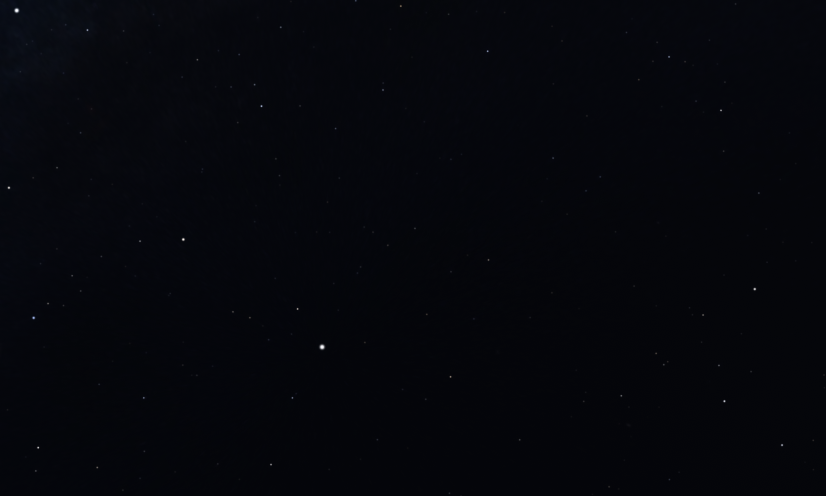
#> input picture imageProcessing/sampleStellarium.png, 826 x 496 px, found by its file name
$ python thresholdAnalysis.py
#> lines starting #> are read from the running program, lines starting #| are printed output that depends on the picture; after the words box and inside, x2 and y2 are one past the last pixel; in counts of white or black regions, pixels touching at a corner belong together
import cv2 as cv
import numpy as np
from matplotlib import pyplot as plt
import tikzplotlib as tp

def tikzplotlib_fix_ncols(obj):
    """
    workaround for matplotlib 3.6 renamed legend's _ncol to _ncols, which breaks tikzplotlib
    """
    if hasattr(obj, "_ncols"):
        obj._ncol = obj._ncols
    for child in obj.get_children():
        tikzplotlib_fix_ncols(child)


# read in image that will be used to test different threshold values
img = cv.imread("test_images\sampleStellarium.png", cv.IMREAD_GRAYSCALE)
#> img: shape (496, 826); min 0, max 255, mean 0.1

# different intensity characteristics
meanIntensity = np.mean(img)
#> meanIntensity = 0.101
stddevIntensity = np.std(img)
#> stddevIntensity = 2.67

# test different threshold approaches
ret,meanThresh = cv.threshold(img, meanIntensity, 255, cv.THRESH_BINARY)
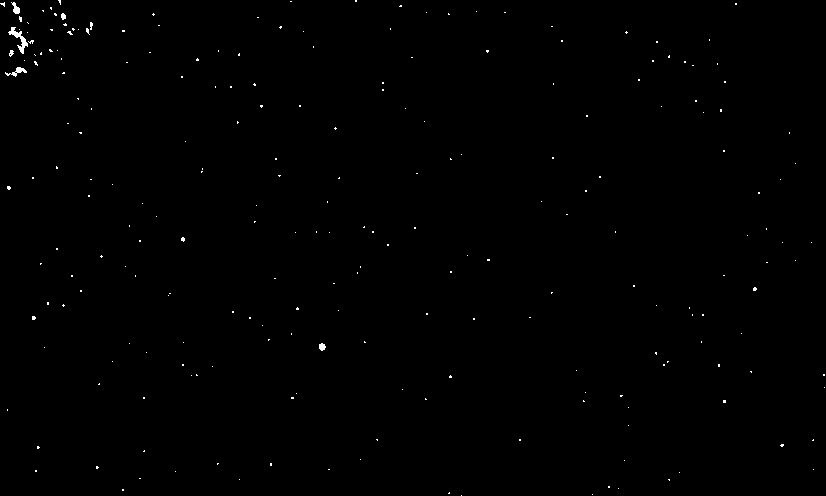
#> meanThresh: shape (496, 826); 0.29% white in thin lines or dots
#> ret = 0
ret,stddevThresh = cv.threshold(img, meanIntensity - stddevIntensity, 255, cv.THRESH_BINARY)
#> stddevThresh: shape (496, 826); every value is 255
#> ret = -3

# apply mean thresholding to image blurred with 3x3 Gaussian
img_blurred = cv.GaussianBlur(img, (3,3), 0)
meanBlurred = np.mean(img_blurred)
#> meanBlurred = 0.101
ret,blurThresh = cv.threshold(img_blurred, meanBlurred, 255, cv.THRESH_BINARY)
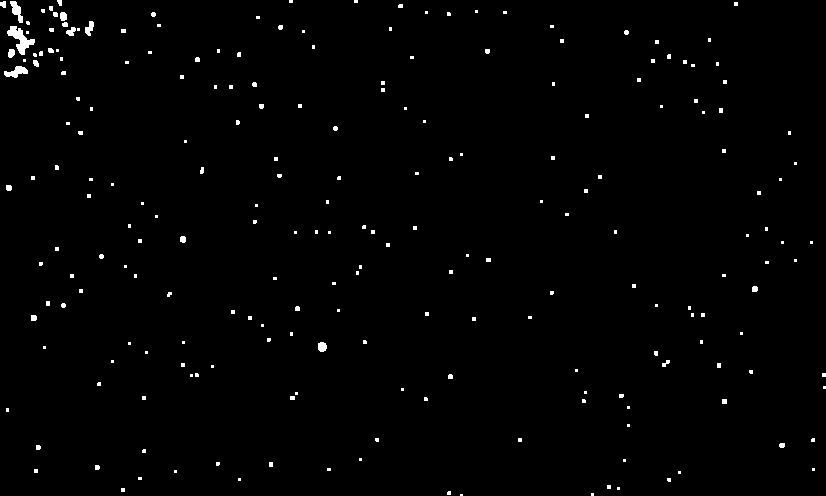
#> blurThresh: shape (496, 826); 1% white; 223 white regions (180 under 20 px), largest, box (x1, y1, x2, y2) and area: (7, 26, 35, 55) 334, (4, 66, 28, 78) 160, (10, 1, 23, 23) 144
#> ret = 0

# # apply median threshold to remove salt and pepper noise
# img_median = cv.medianBlur(img,9)
# ret, medianThresh = cv.threshold(img_median, meanIntensity, 255, cv.THRESH_BINARY)

titles = ['Original', 'Mean', 'StdDev Below Mean', 'Blurred Mean']
images = [img, meanThresh, stddevThresh, blurThresh]

for i in range(4):
    fig = plt.figure()
    # plt.subplot(2,2,i+1)
    plt.imshow(images[i], cmap='gray', vmin=0, vmax=255)
    # plt.title(titles[i])
    plt.xticks([])
    plt.yticks([])
    fig.savefig(titles[i]+' Analysis.png', bbox_inches='tight', pad_inches=0)

$ run again, with imageProcessing/Mean Analysis.png copied over imageProcessing/sampleStellarium.png
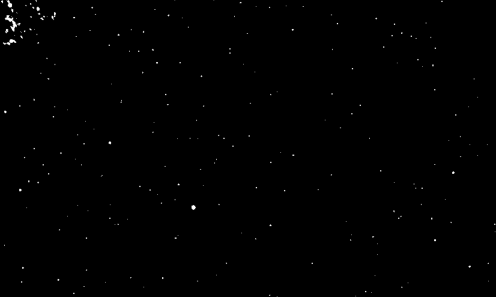
#> input picture imageProcessing/Mean Analysis.png, 496 x 297 px, found by its file name
#> img is the input picture: shape (297, 496); min 0, max 255, mean 0.7
#> meanIntensity = 0.736
#> stddevIntensity = 10.51
#> `ret,meanThresh = cv.threshold(img, meanIntensity, 255, cv.THRESH_BINARY)`:
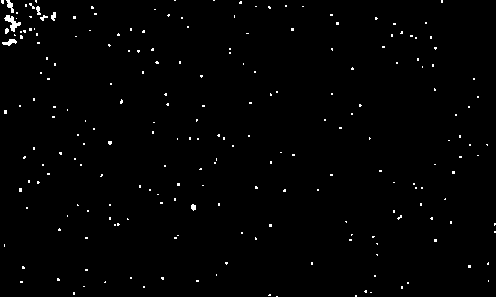
#> meanThresh: shape (297, 496); 1% white in thin lines or dots
#> `ret,meanThresh = cv.threshold(img, meanIntensity, 255, cv.THRESH_BINARY)`: ret = 0
#> stddevThresh: shape (297, 496); every value is 255
#> `ret,stddevThresh = cv.threshold(img, meanIntensity - stddevIntensity, ..`: ret = -10
#> meanBlurred = 0.739
#> `ret,blurThresh = cv.threshold(img_blurred, meanBlurred, 255, cv.THRESH..`:
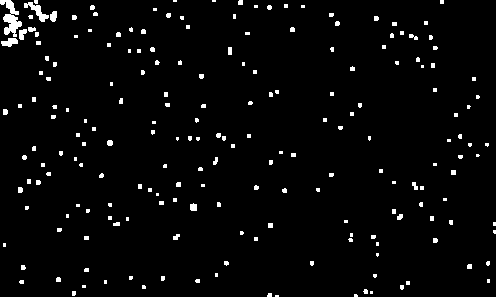
#> blurThresh: shape (297, 496); 2.9% white; 202 white regions (144 under 20 px), largest, box (x1, y1, x2, y2) and area: (0, 0, 22, 37) 384, (24, 2, 49, 22) 174, (1, 38, 18, 47) 101
#> `ret,blurThresh = cv.threshold(img_blurred, meanBlurred, 255, cv.THRESH..`: ret = 0

$ run again, with imageProcessing/stars50.png copied over imageProcessing/sampleStellarium.png
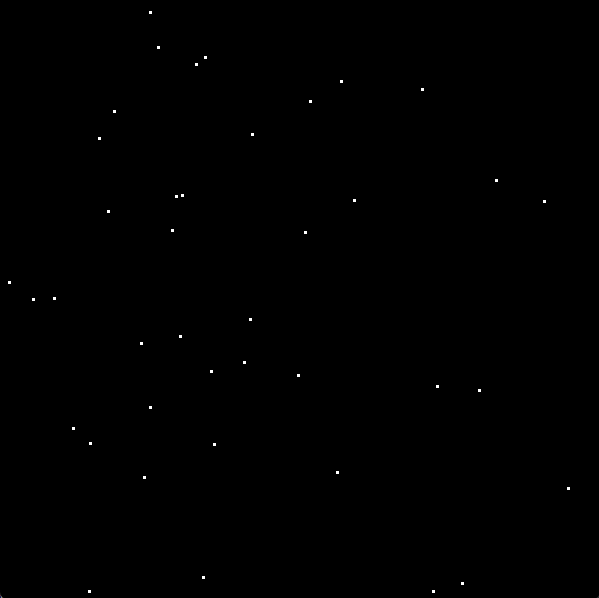
#> input picture imageProcessing/stars50.png, 599 x 598 px, found by its file name
#> meanIntensity = 0.258
#> stddevIntensity = 8.09
#> meanThresh: shape (598, 599); 0.1% white in thin lines or dots
#> `ret,meanThresh = cv.threshold(img, meanIntensity, 255, cv.THRESH_BINARY)`: ret = 0
#> stddevThresh: shape (598, 599); every value is 255
#> `ret,stddevThresh = cv.threshold(img, meanIntensity - stddevIntensity, ..`: ret = -8
#> meanBlurred = 0.258
#> `ret,blurThresh = cv.threshold(img_blurred, meanBlurred, 255, cv.THRESH..`:
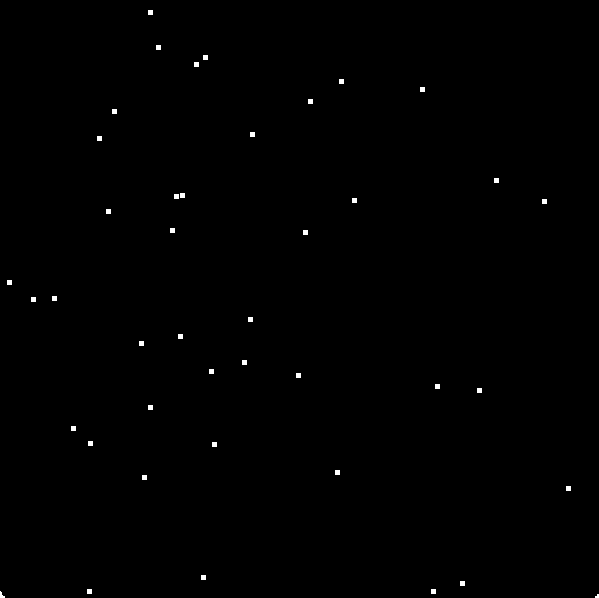
#> blurThresh: shape (598, 599); 0.29% white; 42 white regions (1 under 20 px), largest, box (x1, y1, x2, y2) and area: (148, 10, 153, 15) 25, (156, 45, 161, 50) 25, (203, 55, 208, 60) 25
#> `ret,blurThresh = cv.threshold(img_blurred, meanBlurred, 255, cv.THRESH..`: ret = 0
